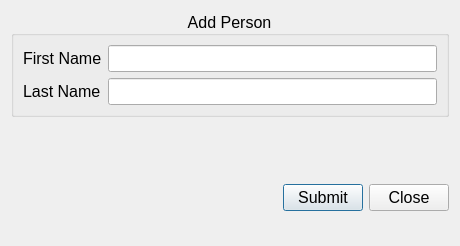
<?xml version="1.0" encoding="UTF-8"?>
<ui version="4.0">
 <class>d_Person</class>
 <widget class="QDialog" name="d_Person">
  <property name="windowModality">
   <enum>Qt::WindowModality::ApplicationModal</enum>
  </property>
  <property name="geometry">
   <rect>
    <x>0</x>
    <y>0</y>
    <width>460</width>
    <height>246</height>
   </rect>
  </property>
  <property name="font">
   <font>
    <pointsize>12</pointsize>
   </font>
  </property>
  <property name="windowTitle">
   <string>Sample Application</string>
  </property>
  <property name="windowIcon">
   <iconset resource="../../icons/Icons.qrc">
    <normaloff>:/Main/smile.png</normaloff>:/Main/smile.png</iconset>
  </property>
  <layout class="QGridLayout" name="gridLayout">
   <item row="2" column="2">
    <widget class="QPushButton" name="pb_Close">
     <property name="text">
      <string>Close</string>
     </property>
     <property name="icon">
      <iconset resource="../../icons/Icons.qrc">
       <normaloff>:/Buttons/close.png</normaloff>:/Buttons/close.png</iconset>
     </property>
     <property name="autoDefault">
      <bool>false</bool>
     </property>
    </widget>
   </item>
   <item row="2" column="1">
    <widget class="QPushButton" name="pb_Submit">
     <property name="text">
      <string>Submit</string>
     </property>
     <property name="icon">
      <iconset resource="../../icons/Icons.qrc">
       <normaloff>:/Buttons/check.png</normaloff>:/Buttons/check.png</iconset>
     </property>
    </widget>
   </item>
   <item row="2" column="0">
    <spacer name="horizontalSpacer">
     <property name="orientation">
      <enum>Qt::Orientation::Horizontal</enum>
     </property>
     <property name="sizeHint" stdset="0">
      <size>
       <width>40</width>
       <height>20</height>
      </size>
     </property>
    </spacer>
   </item>
   <item row="0" column="0" colspan="3">
    <widget class="QGroupBox" name="gb_Person">
     <property name="title">
      <string>Add Person</string>
     </property>
     <property name="alignment">
      <set>Qt::AlignmentFlag::AlignCenter</set>
     </property>
     <layout class="QFormLayout" name="formLayout">
      <item row="0" column="0">
       <widget class="QLabel" name="l_FirstName">
        <property name="text">
         <string>First Name</string>
        </property>
       </widget>
      </item>
      <item row="0" column="1">
       <widget class="QLineEdit" name="le_FirstName"/>
      </item>
      <item row="1" column="0">
       <widget class="QLabel" name="l_LastName">
        <property name="text">
         <string>Last Name</string>
        </property>
       </widget>
      </item>
      <item row="1" column="1">
       <widget class="QLineEdit" name="le_LastName"/>
      </item>
     </layout>
    </widget>
   </item>
   <item row="1" column="0" colspan="3">
    <spacer name="verticalSpacer">
     <property name="orientation">
      <enum>Qt::Orientation::Vertical</enum>
     </property>
     <property name="sizeHint" stdset="0">
      <size>
       <width>20</width>
       <height>40</height>
      </size>
     </property>
    </spacer>
   </item>
   <item row="3" column="0" colspan="3">
    <widget class="QLabel" name="lb_Status">
     <property name="text">
      <string/>
     </property>
    </widget>
   </item>
  </layout>
 </widget>
 <tabstops>
  <tabstop>le_FirstName</tabstop>
  <tabstop>le_LastName</tabstop>
  <tabstop>pb_Submit</tabstop>
  <tabstop>pb_Close</tabstop>
 </tabstops>
 <resources>
  <include location="../../icons/Icons.qrc"/>
 </resources>
 <connections/>
</ui>
